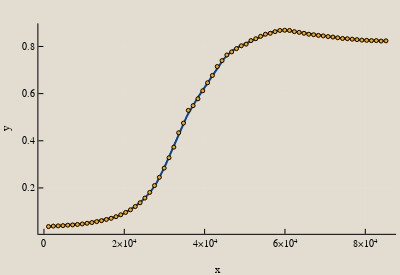

The code cell stored with this chart in its notebook:
### Code cell
predictive_regression(y, range(minimum(t), stop=maximum(t), length=500), data=[t, N])

### Figure 1 — Plotly figure (JSON) as saved in the notebook; plotly's stock layout.template omitted (floating-point values rounded to 4 significant figures; data arrays with more than 128 entries replaced by an {"elided": "..."} marker saying what was removed)
{"data": [{"fill": "tozeroy", "fillcolor": "rgba(158, 202, 225, 1.000)", "hoverinfo": "none", "legendgroup": "y1", "line": {"color": "rgba(0, 0, 0, 0.000)", "dash": "solid", "width": 0}, "mode": "lines", "name": "y1", "showlegend": true, "type": "scatter", "x": {"elided": "1001 float values"}, "xaxis": "x1", "y": {"elided": "1001 float values"}, "yaxis": "y1"}, {"fill": "tozeroy", "fillcolor": "rgba(107, 174, 214, 1.000)", "hoverinfo": "none", "legendgroup": "y2", "line": {"color": "rgba(0, 0, 0, 0.000)", "dash": "solid", "width": 0}, "mode": "lines", "name": "y2", "showlegend": true, "type": "scatter", "x": {"elided": "1001 float values"}, "xaxis": "x1", "y": {"elided": "1001 float values"}, "yaxis": "y1"}, {"fill": "tozeroy", "fillcolor": "rgba(66, 146, 198, 1.000)", "hoverinfo": "none", "legendgroup": "y3", "line": {"color": "rgba(0, 0, 0, 0.000)", "dash": "solid", "width": 0}, "mode": "lines", "name": "y3", "showlegend": true, "type": "scatter", "x": {"elided": "1001 float values"}, "xaxis": "x1", "y": {"elided": "1001 float values"}, "yaxis": "y1"}, {"fill": "tozeroy", "fillcolor": "rgba(33, 113, 181, 1.000)", "hoverinfo": "none", "legendgroup": "y4", "line": {"color": "rgba(0, 0, 0, 0.000)", "dash": "solid", "width": 0}, "mode": "lines", "name": "y4", "showlegend": true, "type": "scatter", "x": {"elided": "1001 float values"}, "xaxis": "x1", "y": {"elided": "1001 float values"}, "yaxis": "y1"}, {"colorbar": {"title": ""}, "legendgroup": "y5", "line": {"color": "rgba(8, 69, 148, 1.000)", "dash": "solid", "shape": "linear", "width": 2}, "mode": "lines", "name": "y5", "showlegend": true, "type": "scatter", "x": {"elided": "500 float values"}, "xaxis": "x1", "y": {"elided": "500 float values"}, "yaxis": "y1", "zmax": null, "zmin": null}, {"colorbar": {"title": ""}, "legendgroup": "y6", "marker": {"color": "rgba(255, 165, 0, 1.000)", "line": {"color": "rgba(0, 0, 0, 1.000)", "width": 1}, "size": 4, "symbol": "circle"}, "mode": "markers", "name": "y6", "showlegend": true, "type": "scatter", "x": [1137, 2337, 3537, 4737, 5937, 7137, 8337, 9537, 10737, 11937, 13137, 14337, 15537, 16737, 17937, 19137, 20337, 21537, 22737, 23937, 25137, 26337, 27537, 28737, 29937, 31137, 32337, 33537, 34737, 35937, 37137, 38337, 39537, 40737, 41937, 43137, 44337, 45537, 46737, 47937, 49137, 50337, 51537, 52737, 53937, 55137, 56337, 57537, 58737, 59937, 61137, 62337, 63537, 64737, 65937, 67137, 68337, 69537, 70737, 71937, 73137, 74337, 75537, 76737, 77937, 79137, 80337, 81537, 82737, 83937, 85137], "xaxis": "x1", "y": [0.036, 0.038, 0.039, 0.04, 0.042, 0.043, 0.045, 0.047, 0.05, 0.053, 0.057, 0.061, 0.066, 0.071, 0.078, 0.086, 0.096, 0.107, 0.121, 0.137, 0.157, 0.181, 0.21, 0.245, 0.284, 0.328, 0.373, 0.434, 0.475, 0.529, 0.549, 0.578, 0.612, 0.646, 0.677, 0.715, 0.74, 0.764, 0.777, 0.791, 0.803, 0.81, 0.825, 0.833, 0.843, 0.852, 0.856, 0.863, 0.868, 0.869, 0.868, 0.863, 0.86, 0.856, 0.852, 0.85, 0.847, 0.845, 0.842, 0.84, 0.837, 0.834, 0.833, 0.831, 0.829, 0.827, 0.826, 0.825, 0.825, 0.823, 0.824], "yaxis": "y1", "zmax": null, "zmin": null}], "layout": {"annotations": [], "height": 275, "margin": {"b": 20, "l": 0, "r": 0, "t": 20}, "paper_bgcolor": "rgba(227, 220, 208, 1.000)", "plot_bgcolor": "rgba(227, 220, 208, 1.000)", "showlegend": false, "width": 400, "xaxis": {"anchor": "y1", "domain": [0.09595, 0.9902], "gridcolor": "rgba(255, 255, 255, 0.100)", "gridwidth": 0.5, "linecolor": "rgba(0, 0, 0, 1.000)", "mirror": false, "range": [-1383, 87657], "showgrid": true, "showline": true, "showticklabels": true, "tickangle": 0, "tickcolor": "rgb(0, 0, 0)", "tickfont": {"color": "rgba(0, 0, 0, 1.000)", "family": "Lucida Sans Unicode", "size": 10}, "tickmode": "array", "ticks": "inside", "ticktext": ["0", "2×10⁴", "4×10⁴", "6×10⁴", "8×10⁴"], "tickvals": [0, 20000, 40000, 60000, 80000], "title": "x", "titlefont": {"color": "rgba(0, 0, 0, 1.000)", "family": "Lucida Sans Unicode", "size": 11}, "type": "-", "visible": true, "zeroline": false, "zerolinecolor": "rgba(0, 0, 0, 1.000)"}, "yaxis": {"anchor": "x1", "domain": [0.09007, 0.9857], "gridcolor": "rgba(255, 255, 255, 0.100)", "gridwidth": 0.5, "linecolor": "rgba(0, 0, 0, 1.000)", "mirror": false, "range": [0.005228, 0.8981], "showgrid": true, "showline": true, "showticklabels": true, "tickangle": 0, "tickcolor": "rgb(0, 0, 0)", "tickfont": {"color": "rgba(0, 0, 0, 1.000)", "family": "Lucida Sans Unicode", "size": 10}, "tickmode": "array", "ticks": "inside", "ticktext": ["0.2", "0.4", "0.6", "0.8"], "tickvals": [0.2, 0.4, 0.6, 0.8], "title": "y", "titlefont": {"color": "rgba(0, 0, 0, 1.000)", "family": "Lucida Sans Unicode", "size": 11}, "type": "-", "visible": true, "zeroline": false, "zerolinecolor": "rgba(0, 0, 0, 1.000)"}}}
